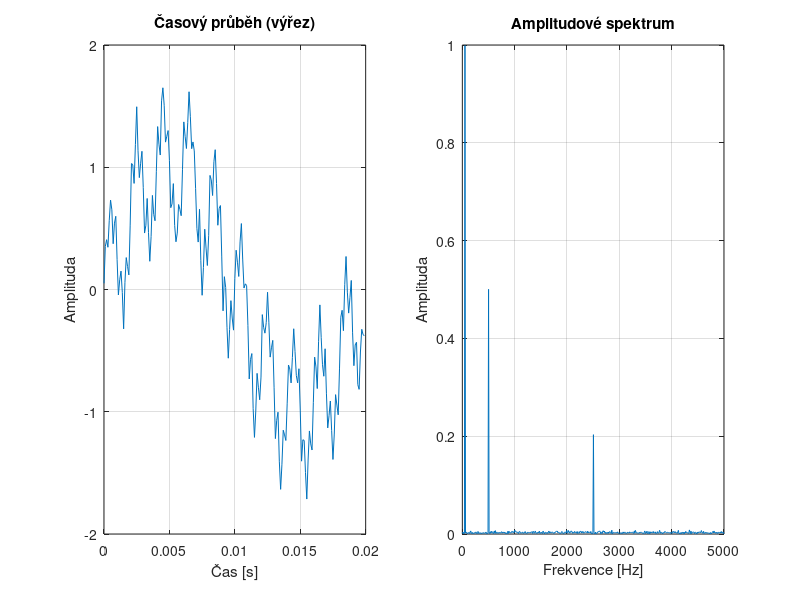

MATLAB code for this plot: (Note: this script raises an error after producing the figure.)
% =========================================================================
% Generování testovacích signálů pro DSP filtrace
% =========================================================================
clear; clc; close all;

%% 1. Parametry signálu
fs = 10000;         % Vzorkovací frekvence (10 kHz)
f1 = 50;   A1 = 1.0; % Nízkofrekvenční složka
f2 = 500;  A2 = 0.5; % Středněfrekvenční složka
f3 = 2500; A3 = 0.2; % Vysokofrekvenční složka
noise_power = 0.05;  % Výkon bílého šumu

%% 2. Definice velikostí datasetů
N_small = 1e3;      % 1 000 vzorků
N_medium = 1e5;     % 100 000 vzorků
N_large = 1e7;      % 10 000 000 vzorků

% Anonymní funkce pro generování signálu (aby se kód neopakoval)
generate_signal = @(N) A1*sin(2*pi*f1*(0:N-1)/fs) + ...
                       A2*sin(2*pi*f2*(0:N-1)/fs) + ...
                       A3*sin(2*pi*f3*(0:N-1)/fs) + ...
                       noise_power * randn(1, N);

%% 3. Generování signálů
disp('Generuji signály...');
sig_small  = generate_signal(N_small)';   % Transpozice na sloupcový vektor
sig_medium = generate_signal(N_medium)';
%sig_large  = generate_signal(N_large)';

%% 4. Vykreslení malého signálu a jeho spektra pro kontrolu
t_small = (0:N_small-1)/fs;
figure('Name', 'Analýza malého signálu', 'Position', [100 100 800 400]);

% Časová oblast
subplot(1,2,1);
plot(t_small(1:200), sig_small(1:200)); % Zobrazíme jen prvních 200 vzorků
title('Časový průběh (výřez)');
xlabel('Čas [s]'); ylabel('Amplituda');
grid on;

% Frekvenční oblast (FFT)
subplot(1,2,2);
f_axis = linspace(0, fs/2, N_small/2);
sig_fft = abs(fft(sig_small))/N_small;
plot(f_axis, 2*sig_fft(1:N_small/2));
title('Amplitudové spektrum');
xlabel('Frekvence [Hz]'); ylabel('Amplituda');
grid on;

%% 5. Export do CSV
disp('Exportuji do CSV (to může u velkého datasetu chvíli trvat)...');

input_path = '../data/input/';
% writematrix je v novějších verzích Matlabu velmi rychlý
writematrix(sig_small, strcat(input_path, 'signal_small.csv'));
disp('signal_small.csv uložen.');

writematrix(sig_medium, strcat(input_path, 'signal_medium.csv'));
disp('signal_medium.csv uložen.');

%writematrix(sig_large, strcat(input_path, 'signal_large.csv'));
%disp('signal_large.csv uložen.');

disp('Hotovo!');
